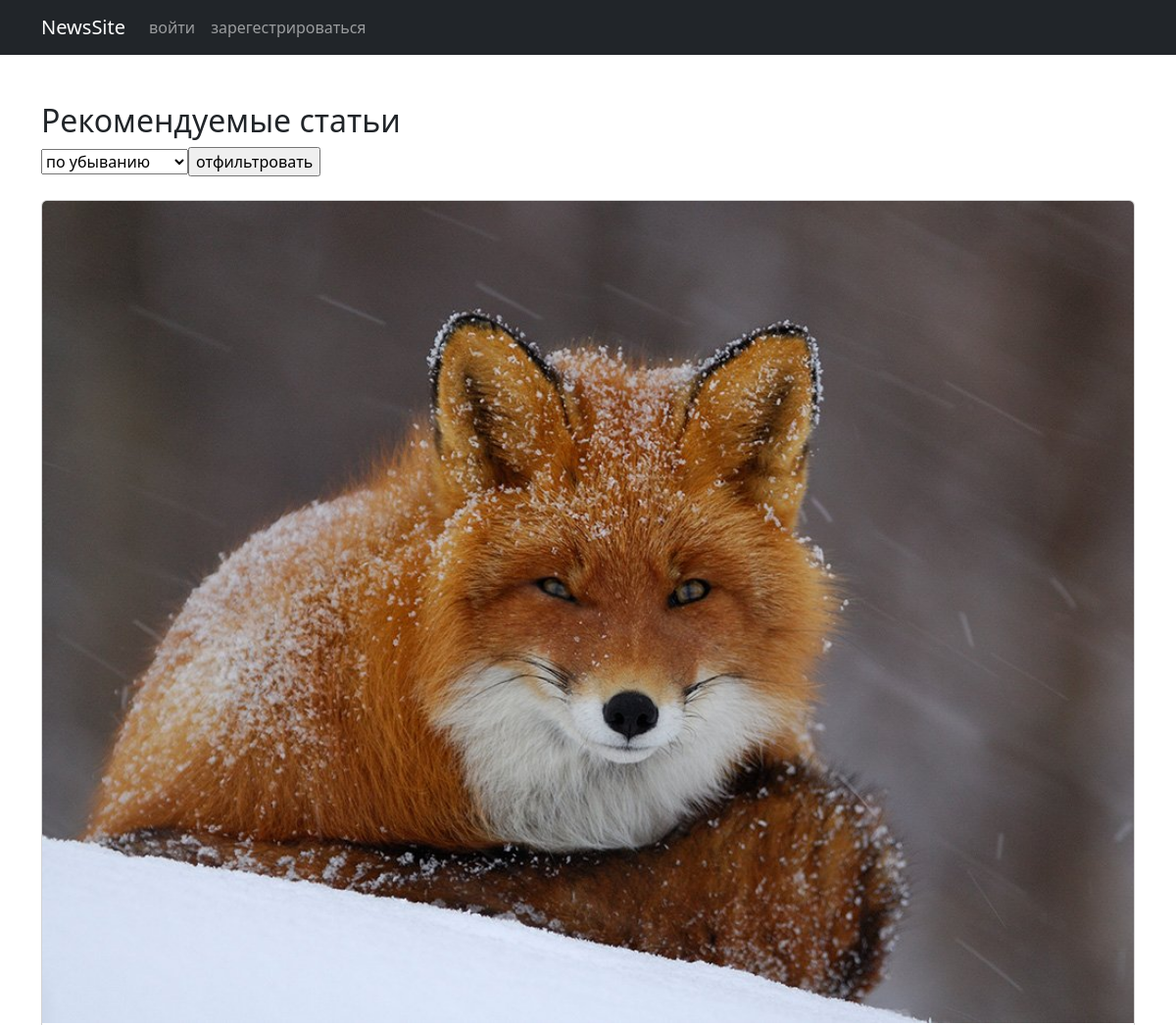
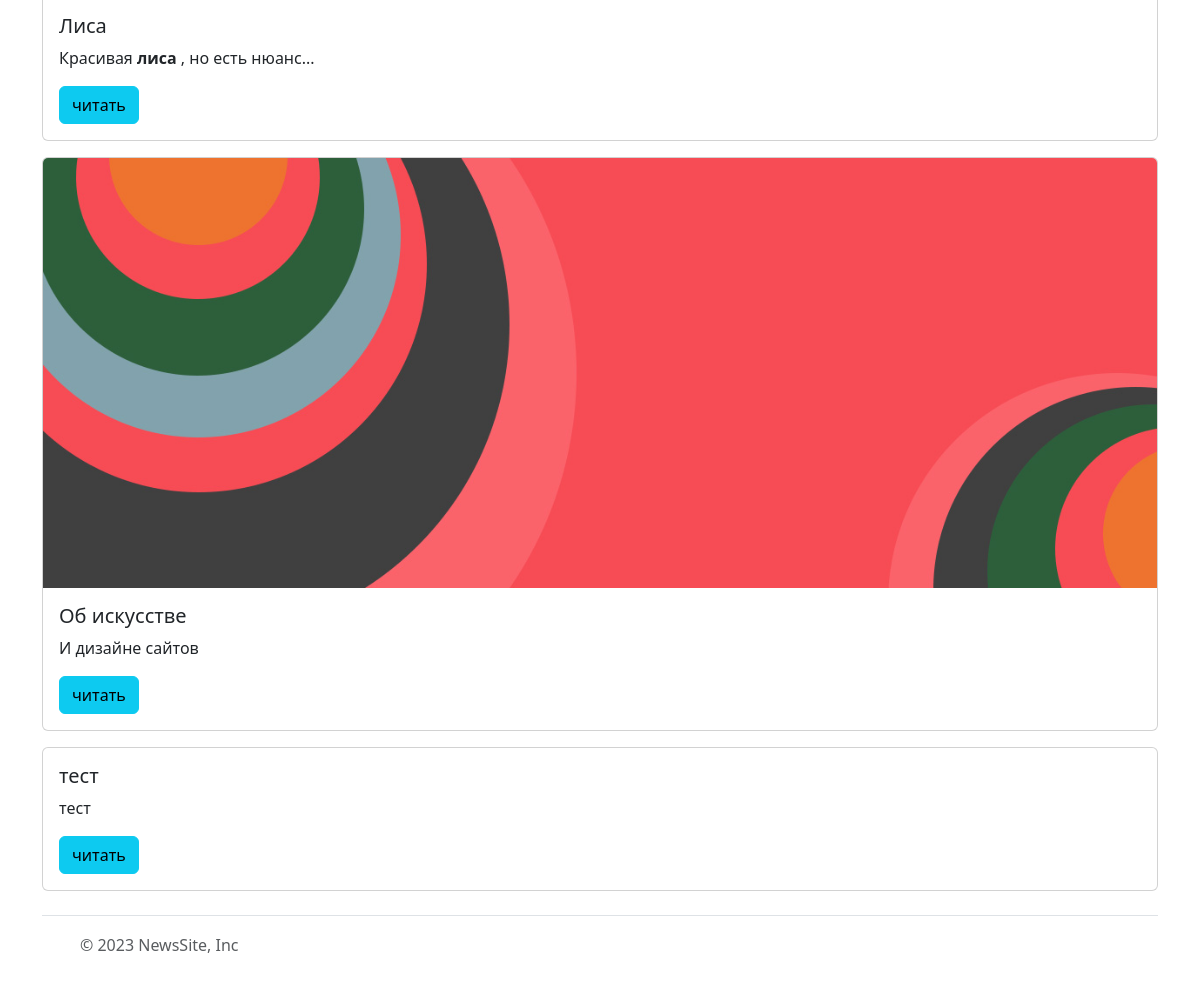
Page /news/ on the committed database (2 pictures, top to bottom).
### newsapp/models.py (models this page shows, shortened)
class Item(models.Model):
    title=models.CharField(max_length=100)
    memo =models.TextField()
    image=models.ImageField(upload_to='newsapp/images',null=True,blank=True)
    date=models.DateTimeField(auto_now_add=True)
    author=models.ForeignKey(User,on_delete=models.CASCADE)
    published=models.BooleanField(default=False,null=False,blank=False)
    likes=GenericRelation(Like)
    tags=models.ManyToManyField(Tag)
    class Meta:
        permissions=[('can_read_item','Can read item')]

### newsapp/views.py (the view)
# urls.py: path('',views.home,name='home'),
def home(request):
    user_filter_status=request.session.get('user_filter_status','down')
    data=models.Item.objects.all()
    if request.GET.get('filter_by')=='up':
           request.session['user_filter_status']='up'
           user_filter_status= request.session['user_filter_status']
           data=models.Item.objects.all().order_by('date')
    elif request.GET.get('filter_by')=='down':
            request.session['user_filter_status']='down'
            user_filter_status= request.session['user_filter_status']
            data=models.Item.objects.all().order_by('-date')
    return render(request,'newsapp/home.html',{'data':data,'user_filter_status':user_filter_status})

### newsapp/templates/newsapp/home.html (shortened to what this page needs)
{% extends 'coreapp/base.html' %}
  {% block content %}
<div class="container mt-5">
<h2>Рекомендуемые статьи</h2>
<form action="" method="get">
<select name="filter_by" id="">
  <option value="down" {% if user_filter_status == 'down' %} selected {% endif %} >по убыванию</option>
  <input type="submit" value="отфильтровать">
</select>
</form>
<br>
{% autoescape off %}
  {% for i in data %}
  {% if i.published %}
  <div class="card mb-3">
    {% if i.image %}
    <img src="{{ i.image.url }}" class="card-img-top" alt="картинка" >
    {% endif %}
    <div class="card-body">
      <h5 class="card-title">{{ i.title }}</h5>
      <p class="card-text">{{ i.memo }}</p>
      <a href="{% url 'newsapp:item' i.id %}" class="btn btn-info">читать</a>
    </div>
  </div>
  {% endif %}
  {% endfor %}
</div>
{% endautoescape %}
  {% endblock %}

### coreapp/static/css/style.css (style rules this page uses)
body { font-family: 'Roboto', sans-serif; }

### rows in the picture
Item: image (picture), title "Лиса", memo "Красивая лиса , но есть нюанс..."
Item: image (picture), title "Об искусстве", memo "И дизайне сайтов"
Item: title "тест", memo "тест"
